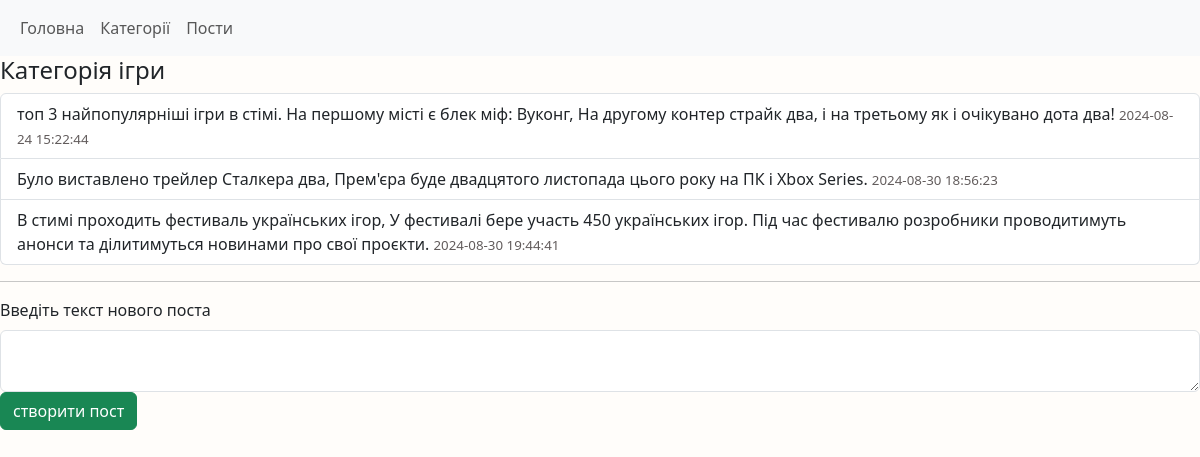
The app's page /post/category/1, older data.
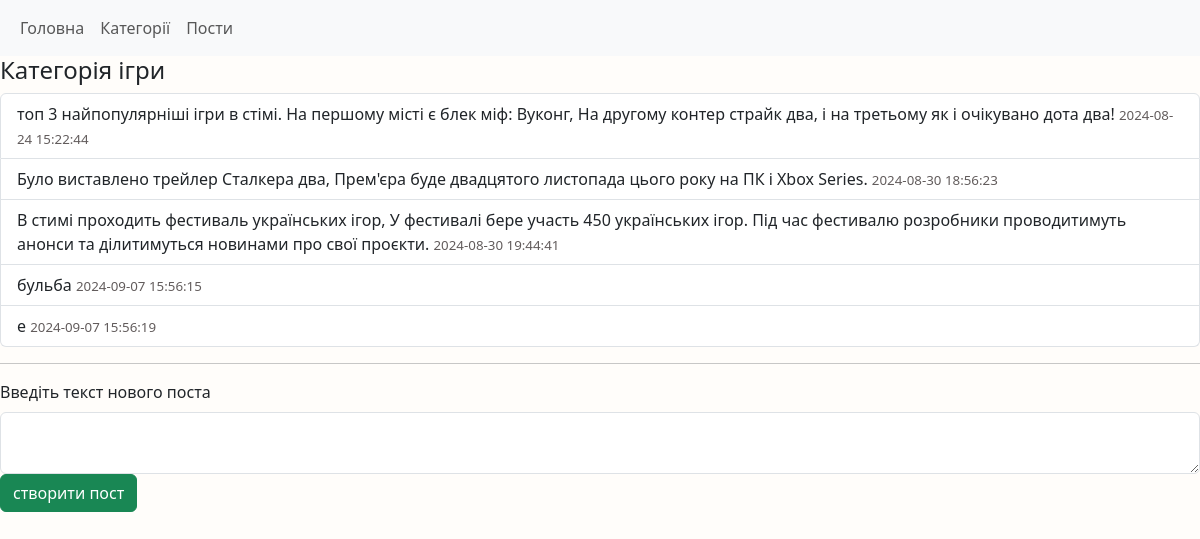
The same page, newer data.
### tables this page shows
CREATE TABLE post (
	id INTEGER PRIMARY KEY AUTOINCREMENT,
	category_id INTEGER NOT NULL,
	text TEXT,
	datetime DATETIME NOT NULL DEFAULT CURRENT_TIMESTAMP,
	
	FOREIGN KEY (category_id) REFERENCES category(id)
);

### main.py (the view)
@app.route('/post/category/<id>', methods =["GET", "POST"])
def all_posts_in_category(id):
    if request.method == "POST":
        post_text = request.form.get("text")
        if len(post_text) > 0:
            db.addPost(id, post_text)
            return redirect(f'/post/category/{id}')
    return render_template("post_in_category.html",
                           posts_list=db.GetPostsInCategory(id),
                           category_name = db.GetCategoriesById(id)[0]
                           )

### db.py (called while the page is built)
def open():
    global conn,cursor
    conn = sqlite3.connect(db_name)
    cursor = conn.cursor()

def close():
    cursor.close()
    conn.close()

def GetPostsInCategory(id):
    open()
    cursor.execute("SELECT * FROM post WHERE category_id == ?", [id])
    result = cursor.fetchall()
    close()
    return result

def GetCategoriesById(id):
    open()
    cursor.execute("SELECT name FROM category WHERE id == ?", [id])
    result = cursor.fetchone()
    close()
    return result

### templates/post_in_category.html
{% extends 'base.html' %}
{% block content %}
<h4>Категорія {{category_name}}</h4>
<div class="posts-lists">
<ul class="list-group">
{% for post in posts_list %}
    <li class="list-group-item">
        {{ post[2] }}
        <span class="date"> {{ post[3] }} </span>
    </li>
{% endfor %}
</ul>
</div>
<hr>
<div class="mb-3">
    <form method="post">
            <label for="text" class="form-label">Введіть текст нового поста</label>
            <textarea type="text" name="text" id="text" class="form-control"></textarea>
            <input type="submit" value="створити пост" class="btn btn-success">
    </form>
</div>
{% endblock %}

Row changes from the older to the newer data that the page shows:
added post: text "бульба", datetime "2024-09-07 15:56:15"
added post: text "e", datetime "2024-09-07 15:56:19"
